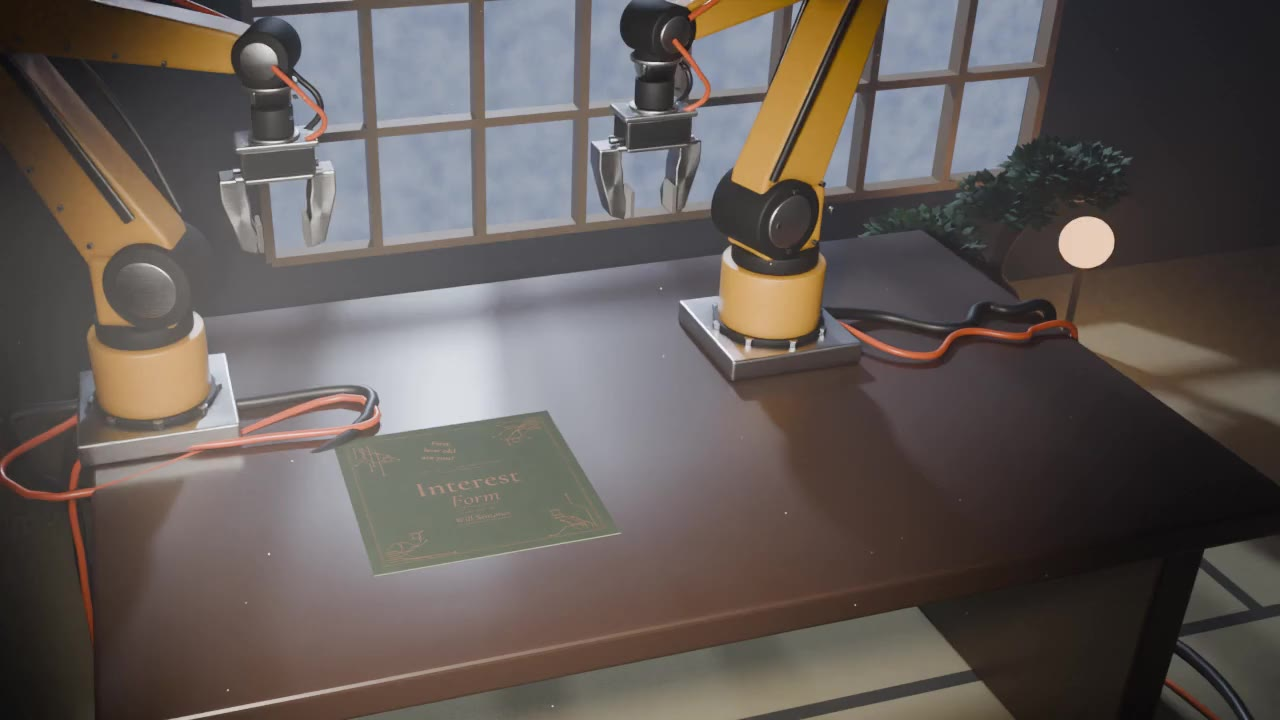
#> input picture film/clips/p0.jpg, 1280 x 720 px
$ python grade.py clips/p0.jpg clips/p1.jpg
#> lines starting #> are read from the running program, lines starting #| are printed output that depends on the picture
import numpy as np, sys, os
from PIL import Image, ImageFilter
BLACK=[(0,(0,0,0)),(.18,(7,9,13)),(.45,(44,50,60)),(.72,(135,146,162)),(.9,(216,223,233)),(1,(247,249,252))]
def ramp(l):
    st=BLACK if os.environ.get('GRADE')=='black' else [(0,(0,6,28)),(.18,(2,22,78)),(.45,(14,62,150)),(.72,(86,140,215)),(.9,(205,222,245)),(1,(247,249,252))]
    xs=[s[0] for s in st]; out=np.zeros(l.shape+(3,))
    for c in range(3): out[...,c]=np.interp(l,xs,[s[1][c] for s in st])
    return out
def grade(im, seed=1):
#> called with seed = 1
    a=np.asarray(im.convert('RGB'),dtype=np.float32)/255
    l=(a@np.array([.3,.59,.11]))
    l=np.clip((l-.02)/.8,0,1)**.82                      # lift highlights, keep a deep shadow floor
    bl=np.asarray(Image.fromarray((l*255).astype(np.uint8)).filter(ImageFilter.GaussianBlur(10)),dtype=np.float32)/255
    l=np.clip(l+.35*np.maximum(bl-.55,0),0,1)            # halation around the lights
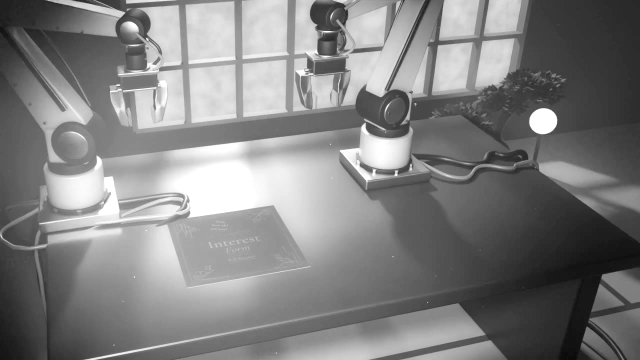
#> l: shape (720, 1280) float64 (shown at 1/2 size); min 0.0203, max 1, mean 0.509
    out=ramp(l)/255
#> after the loop in ramp, `for c in range(3): out[...,c]=np.interp(l,xs,[s[1][c] for s in st])`:
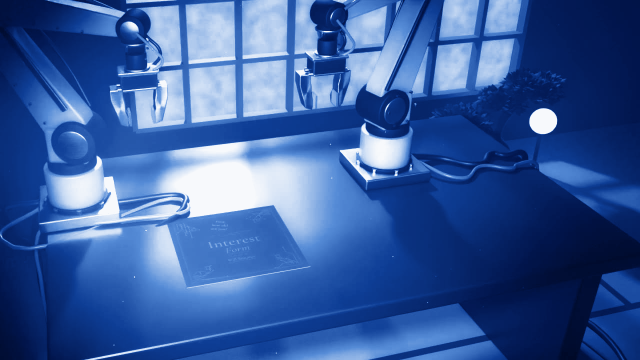
#> out: shape (720, 1280, 3) float64 (shown at 1/2 size); mean of channels 0, 1, 2 57.4, 94, 159.6; drawn as R, G, B
    h,w=l.shape; rng=np.random.default_rng(seed)
    g=rng.normal(0,1,(h,w)).astype(np.float32); g=np.asarray(Image.fromarray(((g*40)+128).clip(0,255).astype(np.uint8)).filter(ImageFilter.GaussianBlur(.6)),dtype=np.float32)/255-.5
    p=rng.normal(0,1,(h//3,w//3)).astype(np.float32); p=np.asarray(Image.fromarray(((p*50)+128).clip(0,255).astype(np.uint8)).resize((w,h),Image.BICUBIC).filter(ImageFilter.GaussianBlur(2.5)),dtype=np.float32)/255-.5
    yy,xx=np.mgrid[0:h,0:w]; v=1-.55*(((xx-w/2)/(w/2))**2+((yy-h/2)/(h/2))**2)/2
    out=out*(1+.55*g[...,None]*(.4+.6*(1-l)[...,None]*0+.6))*(1+.18*p[...,None])*v[...,None]
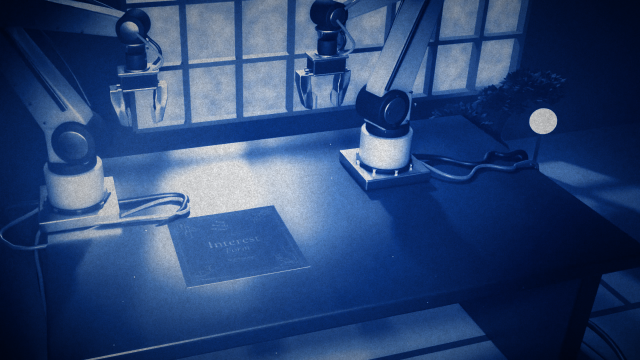
#> out: shape (720, 1280, 3) float64 (shown at 1/2 size); mean of channels 0, 1, 2 0.195, 0.314, 0.523; drawn with min black and max white
    return Image.fromarray((out.clip(0,1)*255).astype(np.uint8))
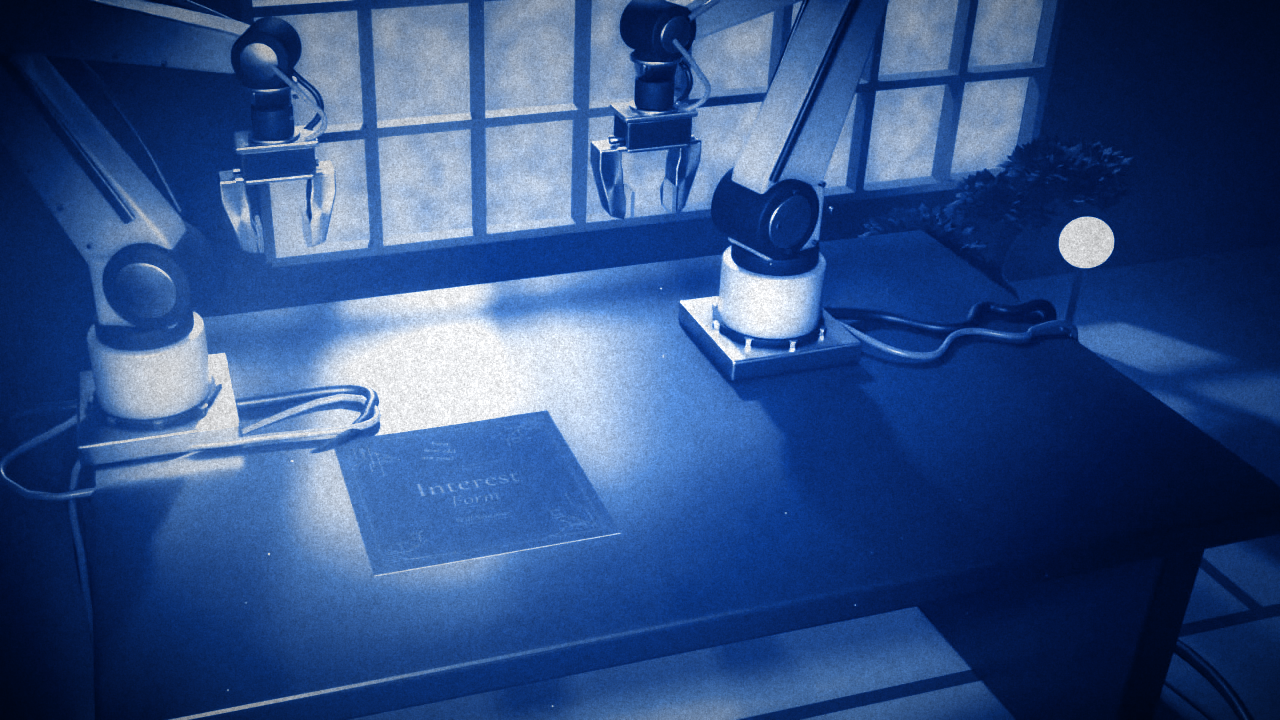
#> returned value: PIL image 1280x720 RGB; mean R, G, B 49.3, 79.5, 132.9
if __name__=='__main__':
    grade(Image.open(sys.argv[1])).save(sys.argv[2])

$ run again, on film/clips/p2.jpg
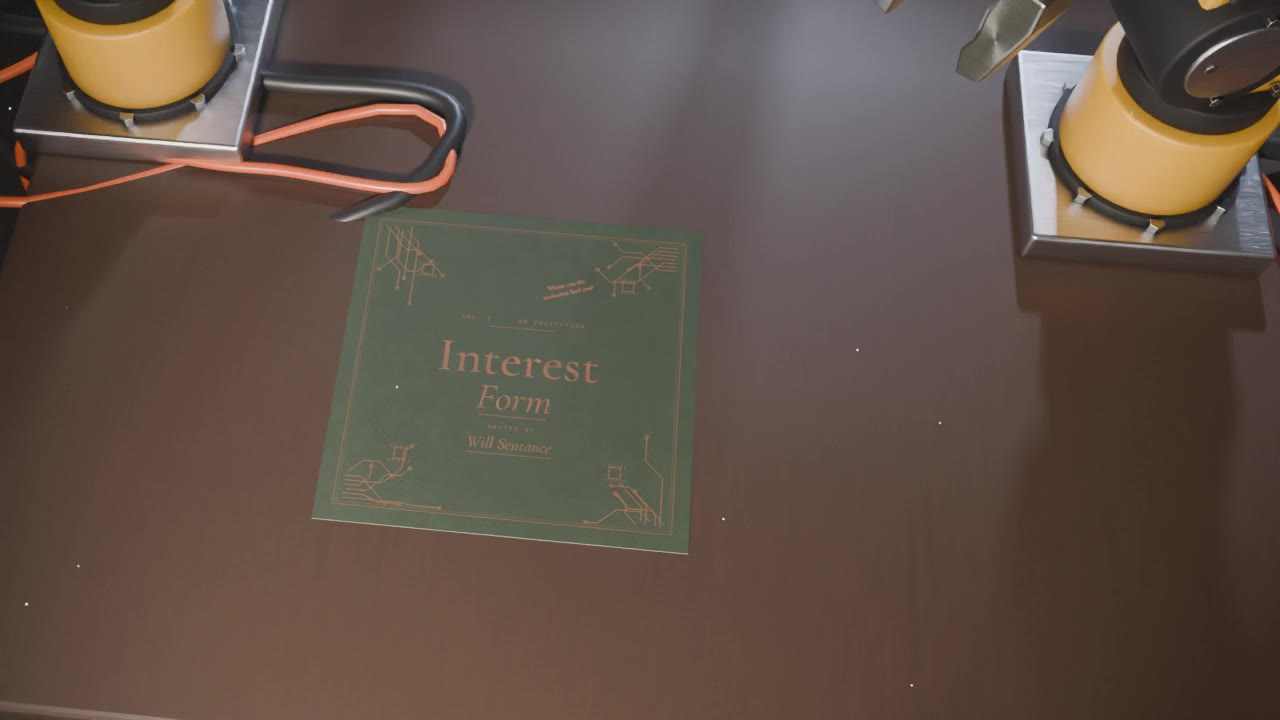
#> input picture film/clips/p2.jpg, 1280 x 720 px
#> after the loop in ramp, `for c in range(3): out[...,c]=np.interp(l,xs,[s[1][c] for s in st])`:
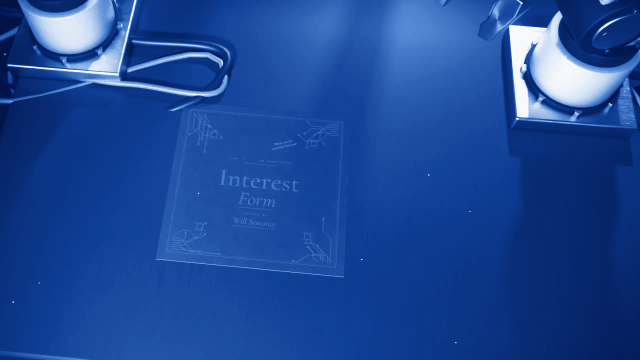
#> out: shape (720, 1280, 3) float64 (shown at 1/2 size); mean of channels 0, 1, 2 29.4, 72.7, 151.6; drawn as R, G, B
#> in grade, `out=out*(1+.55*g[...,None]*(.4+.6*(1-l)[...,None]*0+.6))*(1+.18*p[...,..`:
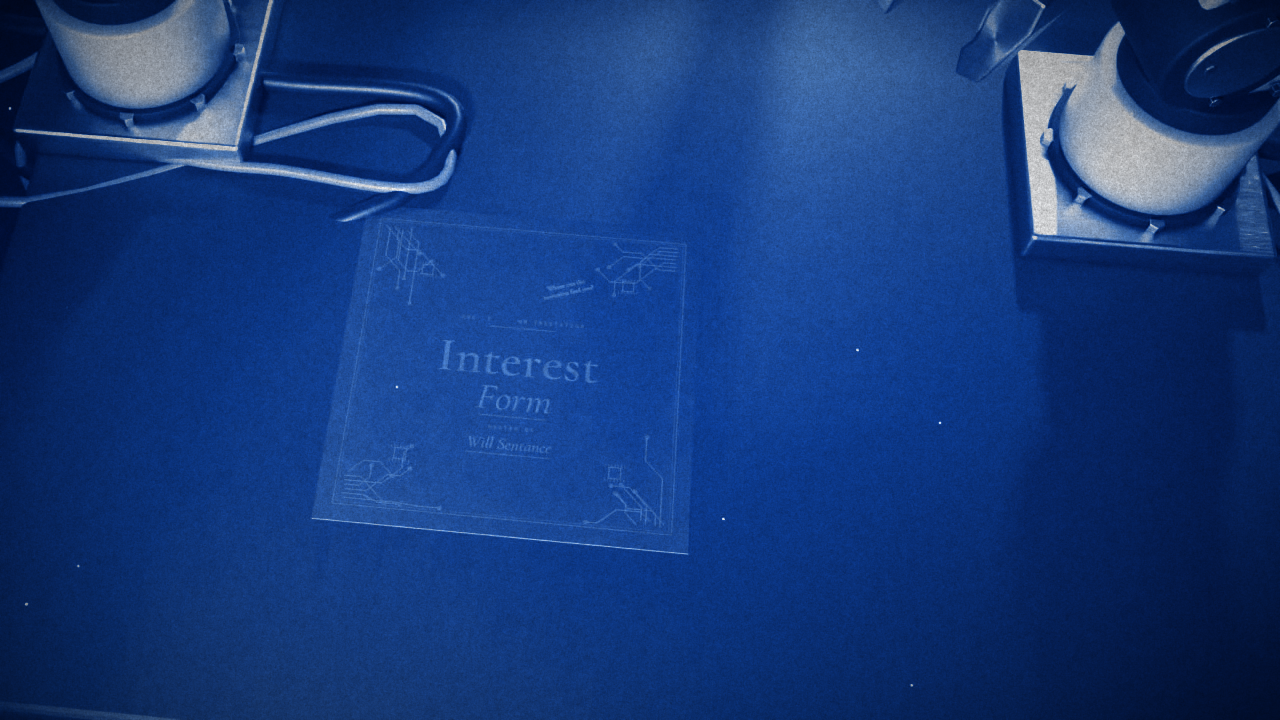
#> out: shape (720, 1280, 3) float64; mean of channels 0, 1, 2 0.0924, 0.233, 0.488; drawn with min black and max white

$ run again, on film/clips/p3.jpg
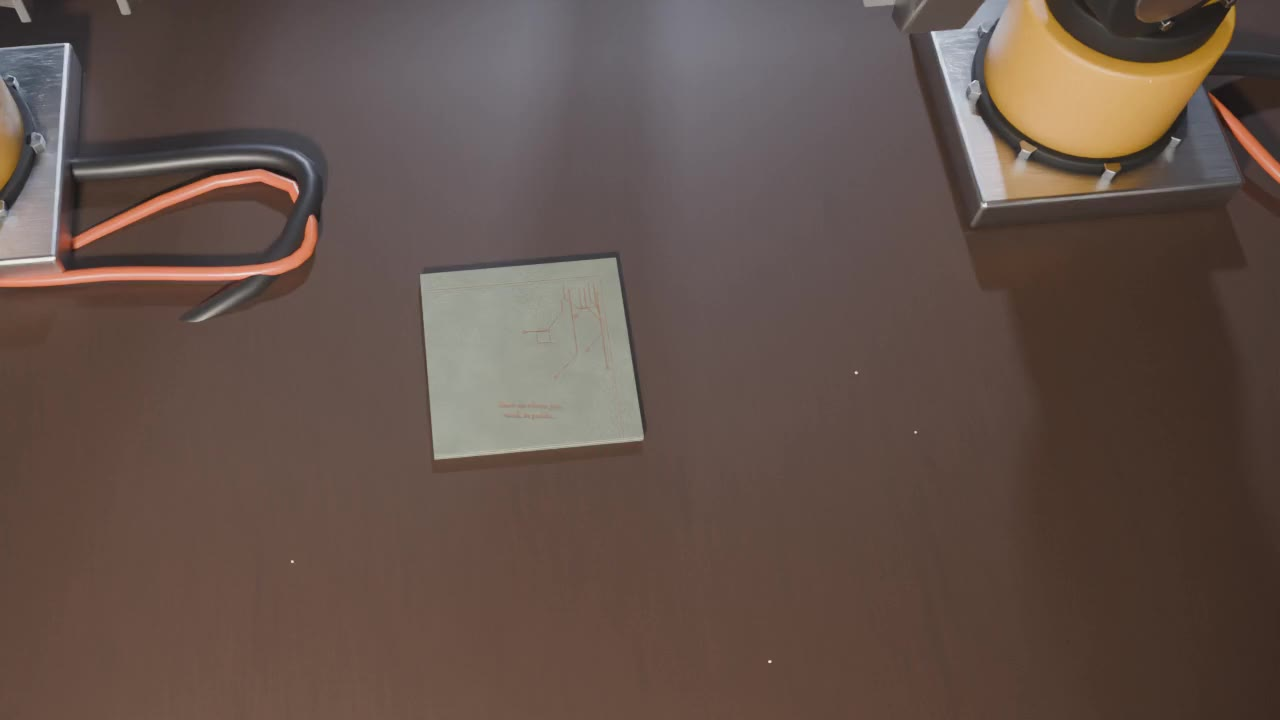
#> input picture film/clips/p3.jpg, 1280 x 720 px
#> after the loop in ramp, `for c in range(3): out[...,c]=np.interp(l,xs,[s[1][c] for s in st])`:
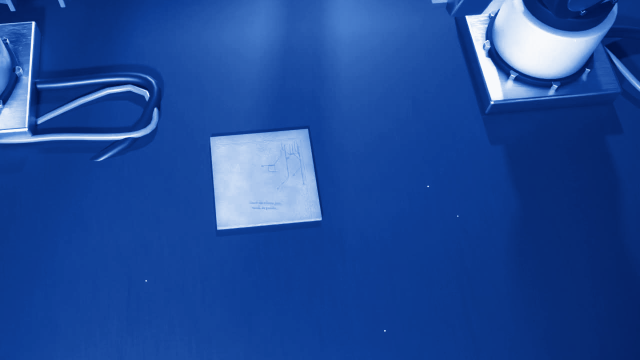
#> out: shape (720, 1280, 3) float64 (shown at 1/2 size); mean of channels 0, 1, 2 32, 74.7, 152.9; drawn as R, G, B
#> in grade, `out=out*(1+.55*g[...,None]*(.4+.6*(1-l)[...,None]*0+.6))*(1+.18*p[...,..`:
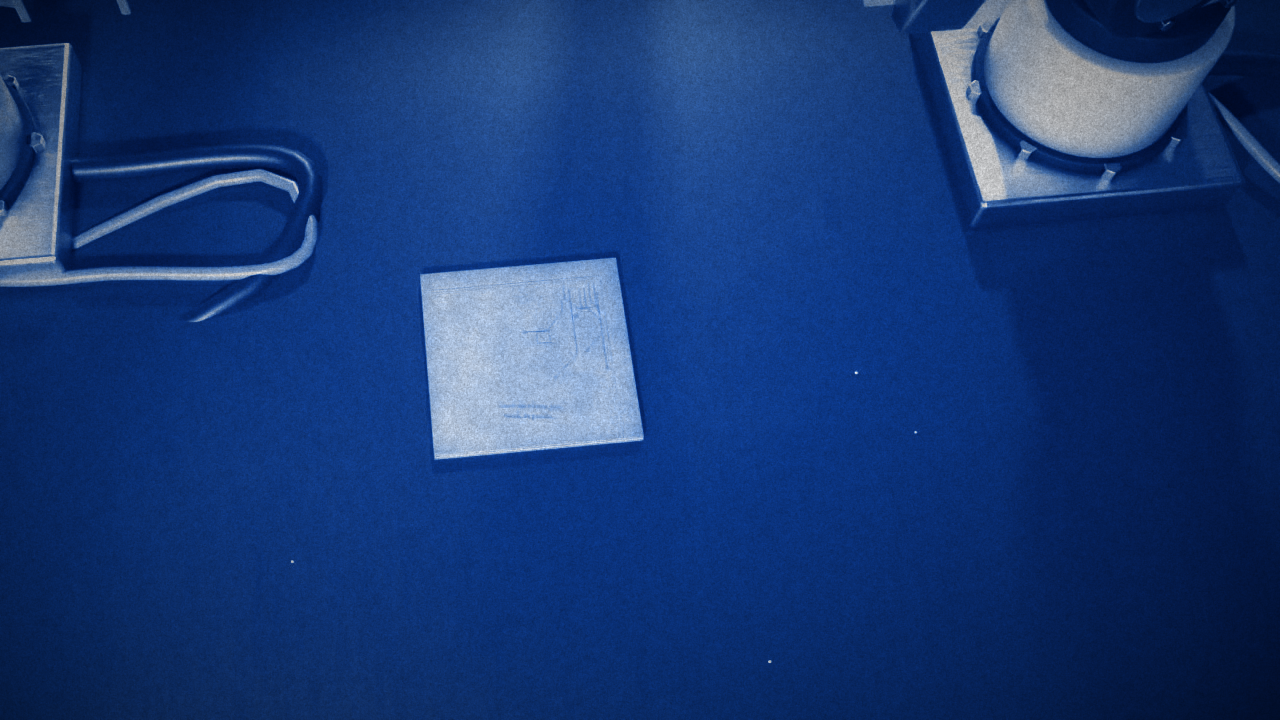
#> out: shape (720, 1280, 3) float64; mean of channels 0, 1, 2 0.104, 0.242, 0.493; drawn with min black and max white
